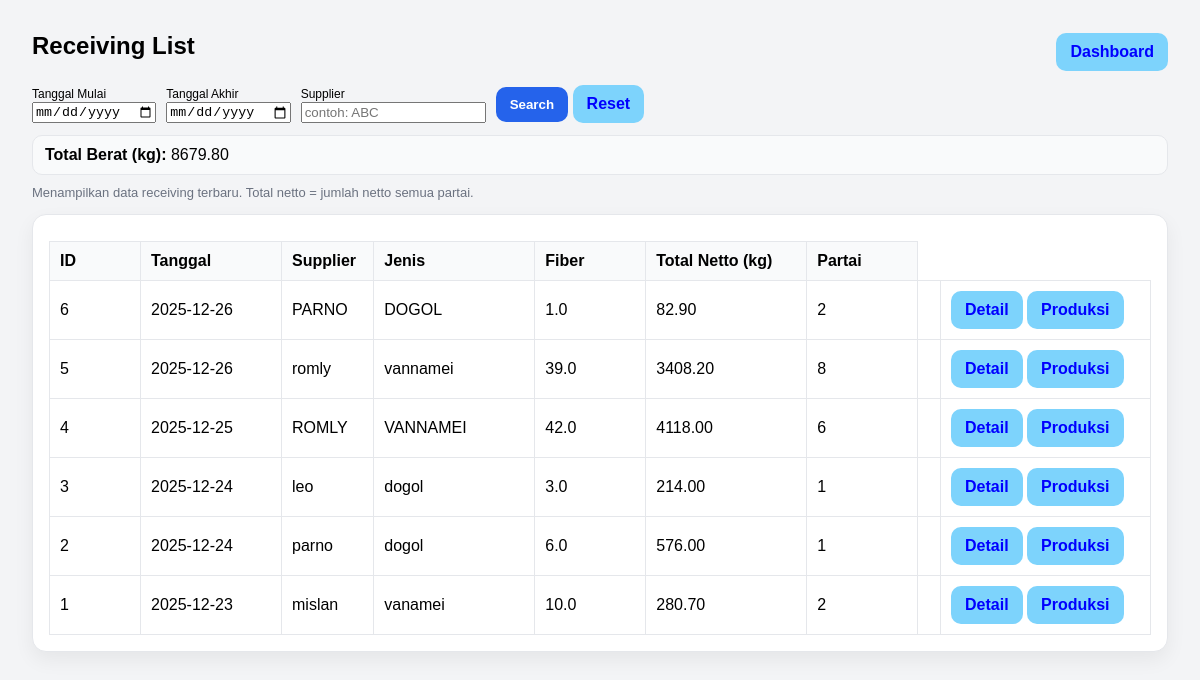
The app's page /receiving/list (signed in), older data.
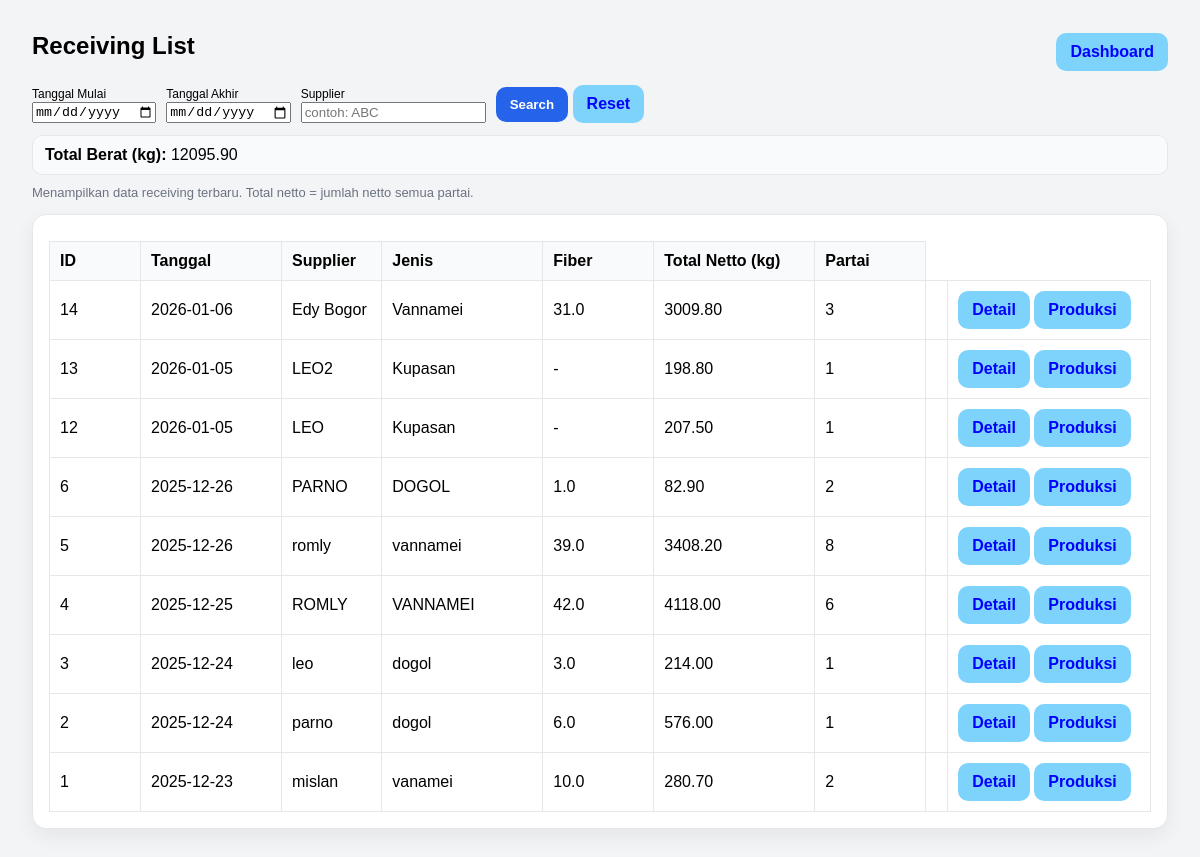
The same page, newer data.
### tables this page shows
CREATE TABLE receiving_header (
            id INTEGER PRIMARY KEY AUTOINCREMENT,
            tanggal TEXT NOT NULL,
            supplier TEXT NOT NULL,
            jenis TEXT,
            fiber REAL,
            created_at TEXT DEFAULT (datetime('now','localtime'))
        );

### app.py (the view)
@app.route("/receiving/list")
def receiving_list():
    if not require_login():
        return redirect(url_for("login"))
    start = (request.args.get("start") or "").strip()
    end = (request.args.get("end") or "").strip()
    supplier_q = (request.args.get("supplier") or "").strip()
    where = []
    params = []
    if start and end:
        where.append("h.tanggal BETWEEN ? AND ?")
        params.extend([start, end])
    elif start:
        where.append("h.tanggal >= ?")
        params.append(start)
    elif end:
        where.append("h.tanggal <= ?")
        params.append(end)
    if supplier_q:
        where.append("LOWER(h.supplier) LIKE ?")
        params.append(f"%{supplier_q.lower()}%")
    where_sql = ("WHERE " + " AND ".join(where)) if where else ""
    conn = get_conn()
    rows = conn.execute(f"""
        SELECT
            h.id,
            h.tanggal,
            h.supplier,
            h.jenis,
            h.fiber,
            COALESCE(SUM(COALESCE(p.netto, 0)), 0) AS total_netto,
            COUNT(p.id) AS jml_partai
        FROM receiving_header h
        LEFT JOIN receiving_partai p ON p.header_id = h.id
        {where_sql}
        GROUP BY h.id
        ORDER BY h.id DESC
    """, params).fetchall()
    total_berat = sum([(r["total_netto"] or 0) for r in rows])
    conn.close()
    return render_template(
        "receiving_list.html",
        rows=[dict(r) for r in rows],
        start=start,
        end=end,
        supplier=supplier_q,
        total_berat=total_berat
    )

### app.py (called while the page is built)
def require_login() -> bool:
    return bool(session.get("user"))

### db.py (called while the page is built)
def get_conn():
    conn = sqlite3.connect(DB_NAME)
    conn.row_factory = sqlite3.Row
    conn.execute("PRAGMA foreign_keys = ON;")
    return conn

### templates/receiving_list.html (shortened to what this page needs)
<!doctype html>
<html lang="id">
<head>
</head>
<body>
  <div class="top">
    <h2>Receiving List</h2>
    <div style="display:flex; gap:10px;">
      <a class="btn btn-secondary" href="/dashboard">Dashboard</a>
    </div>
  </div>
  <form method="get" action="/receiving/list" style="display:flex; gap:10px; align-items:end; flex-wrap:wrap; margin:12px 0;">
  <div>
    <label style="font-size:12px;">Tanggal Mulai</label><br>
    <input type="date" name="start" value="{{ start or '' }}">
  </div>
  <div>
    <label style="font-size:12px;">Tanggal Akhir</label><br>
    <input type="date" name="end" value="{{ end or '' }}">
  </div>
  <div>
    <label style="font-size:12px;">Supplier</label><br>
    <input type="text" name="supplier" placeholder="contoh: ABC" value="{{ supplier or '' }}">
  </div>
  <div>
    <button type="submit" class="btn btn-primary">Search</button>
    <a href="/receiving/list" class="btn btn-secondary" style="text-decoration:none; display:inline-block;">Reset</a>
  </div>
</form>
<div style="margin:10px 0; padding:10px 12px; background:#f9fafb; border:1px solid #e5e7eb; border-radius:10px;">
  <b>Total Berat (kg):</b> {{ "%.2f"|format(total_berat or 0) }}
</div>
  <div class="muted">Menampilkan data receiving terbaru. Total netto = jumlah netto semua partai.</div>
  <div class="card" style="margin-top:14px;">
    <table>
      <thead>
        <tr>
          <th style="width:70px;">ID</th>
          <th style="width:120px;">Tanggal</th>
          <th>Supplier</th>
          <th style="width:140px;">Jenis</th>
          <th style="width:90px;">Fiber</th>
          <th style="width:140px;">Total Netto (kg)</th>
          <th style="width:90px;">Partai</th>
        </tr>
      </thead>
      <tbody>
        {% for r in rows %}
        <tr>
          <td>{{ r.id }}</td>
          <td>{{ r.tanggal }}</td>
          <td>{{ r.supplier }}</td>
          <td>{{ r["jenis"] or "-" }}</td>
          <td>{{ r["fiber"] if r["fiber"] is not none else "-" }}</td>
          <td>{{ "%.2f"|format(r["total_netto"] or 0) }}</td>
          <td>{{ r["jml_partai"] }}</td>
          <td class="actions">
            <td>
            <a class="btn btn-secondary btn-sm" href="/receiving/{{ r.id }}">Detail</a>
            <a class="btn btn-secondary btn-sm" href="/production/{{ r.id }}">Produksi</a>
            </td>
          </td>
        </tr>
        {% endfor %}
      </tbody>
    </table>
  </div>
</body>
</html>

Row changes from the older to the newer data that the page shows:
added receiving_header: id "14", tanggal "2026-01-06", supplier "Edy Bogor", jenis "Vannamei", fiber "31.0", r "3009.80", jml_partai "3"
added receiving_header: id "13", tanggal "2026-01-05", supplier "LEO2", jenis "Kupasan", r "-", r "198.80", jml_partai "1"
added receiving_header: id "12", tanggal "2026-01-05", supplier "LEO", jenis "Kupasan", r "-", r "207.50", jml_partai "1"
Text that changed along with them:
{{ "%.2f"|format(total_berat or 0) }}: "8679.80" → "12095.90"
